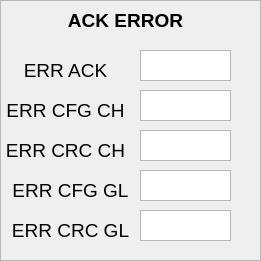
      <widget class="QFrame" name="frame_150">
       <property name="geometry">
        <rect>
         <x>600</x>
         <y>90</y>
         <width>261</width>
         <height>261</height>
        </rect>
       </property>
       <property name="frameShape">
        <enum>QFrame::StyledPanel</enum>
       </property>
       <property name="frameShadow">
        <enum>QFrame::Raised</enum>
       </property>
       <widget class="QLabel" name="label_285">
        <property name="geometry">
         <rect>
          <x>10</x>
          <y>0</y>
          <width>231</width>
          <height>41</height>
         </rect>
        </property>
        <property name="font">
         <font>
          <pointsize>14</pointsize>
          <weight>75</weight>
          <bold>true</bold>
         </font>
        </property>
        <property name="text">
         <string>ACK ERROR</string>
        </property>
        <property name="alignment">
         <set>Qt::AlignCenter</set>
        </property>
       </widget>
       <widget class="QLabel" name="label_286">
        <property name="geometry">
         <rect>
          <x>10</x>
          <y>50</y>
          <width>111</width>
          <height>41</height>
         </rect>
        </property>
        <property name="font">
         <font>
          <pointsize>14</pointsize>
         </font>
        </property>
        <property name="text">
         <string>ERR ACK</string>
        </property>
        <property name="alignment">
         <set>Qt::AlignCenter</set>
        </property>
       </widget>
       <widget class="QLabel" name="label_287">
        <property name="geometry">
         <rect>
          <x>0</x>
          <y>90</y>
          <width>131</width>
          <height>41</height>
         </rect>
        </property>
        <property name="font">
         <font>
          <pointsize>14</pointsize>
         </font>
        </property>
        <property name="text">
         <string>ERR CFG CH</string>
        </property>
        <property name="alignment">
         <set>Qt::AlignCenter</set>
        </property>
       </widget>
       <widget class="QLabel" name="label_288">
        <property name="geometry">
         <rect>
          <x>0</x>
          <y>130</y>
          <width>131</width>
          <height>41</height>
         </rect>
        </property>
        <property name="font">
         <font>
          <pointsize>14</pointsize>
         </font>
        </property>
        <property name="text">
         <string>ERR CRC CH</string>
        </property>
        <property name="alignment">
         <set>Qt::AlignCenter</set>
        </property>
       </widget>
       <widget class="QLabel" name="label_289">
        <property name="geometry">
         <rect>
          <x>10</x>
          <y>170</y>
          <width>121</width>
          <height>41</height>
         </rect>
        </property>
        <property name="font">
         <font>
          <pointsize>14</pointsize>
         </font>
        </property>
        <property name="text">
         <string>ERR CFG GL</string>
        </property>
        <property name="alignment">
         <set>Qt::AlignCenter</set>
        </property>
       </widget>
       <widget class="QLabel" name="label_290">
        <property name="geometry">
         <rect>
          <x>10</x>
          <y>210</y>
          <width>121</width>
          <height>41</height>
         </rect>
        </property>
        <property name="font">
         <font>
          <pointsize>14</pointsize>
         </font>
        </property>
        <property name="text">
         <string>ERR CRC GL</string>
        </property>
        <property name="alignment">
         <set>Qt::AlignCenter</set>
        </property>
       </widget>
       <widget class="QTextBrowser" name="textBrowser_ACK_ERR">
        <property name="geometry">
         <rect>
          <x>140</x>
          <y>50</y>
          <width>91</width>
          <height>31</height>
         </rect>
        </property>
       </widget>
       <widget class="QTextBrowser" name="textBrowser_ACK_CFG_CH">
        <property name="geometry">
         <rect>
          <x>140</x>
          <y>90</y>
          <width>91</width>
          <height>31</height>
         </rect>
        </property>
       </widget>
       <widget class="QTextBrowser" name="textBrowser_ACK_CRC_GL">
        <property name="geometry">
         <rect>
          <x>140</x>
          <y>130</y>
          <width>91</width>
          <height>31</height>
         </rect>
        </property>
       </widget>
       <widget class="QTextBrowser" name="textBrowser_ACK_CFG_GL">
        <property name="geometry">
         <rect>
          <x>140</x>
          <y>170</y>
          <width>91</width>
          <height>31</height>
         </rect>
        </property>
       </widget>
       <widget class="QTextBrowser" name="textBrowser_ACK_CRC_GL_2">
        <property name="geometry">
         <rect>
          <x>140</x>
          <y>210</y>
          <width>91</width>
          <height>31</height>
         </rect>
        </property>
       </widget>
      </widget>
